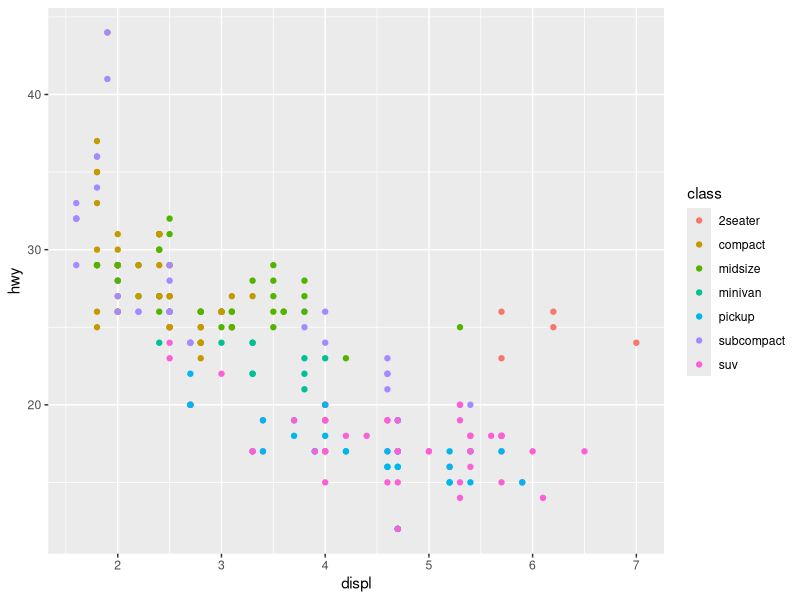
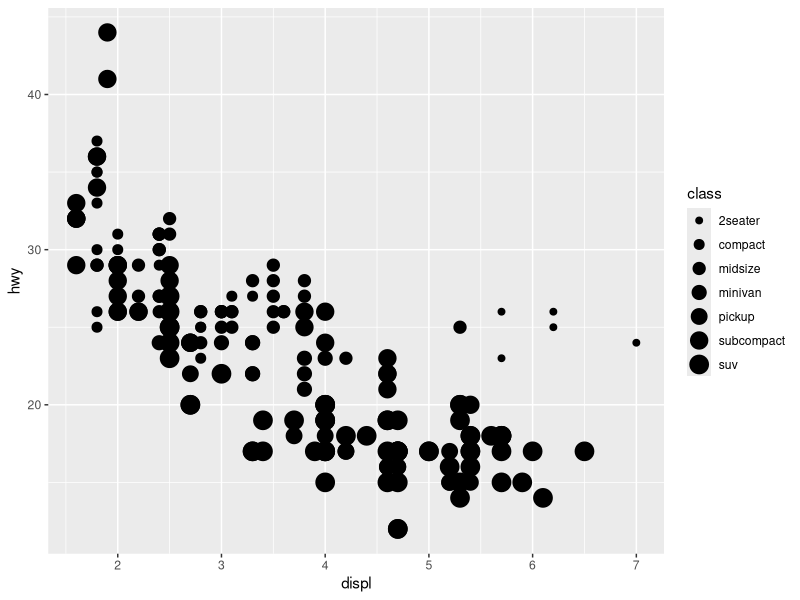
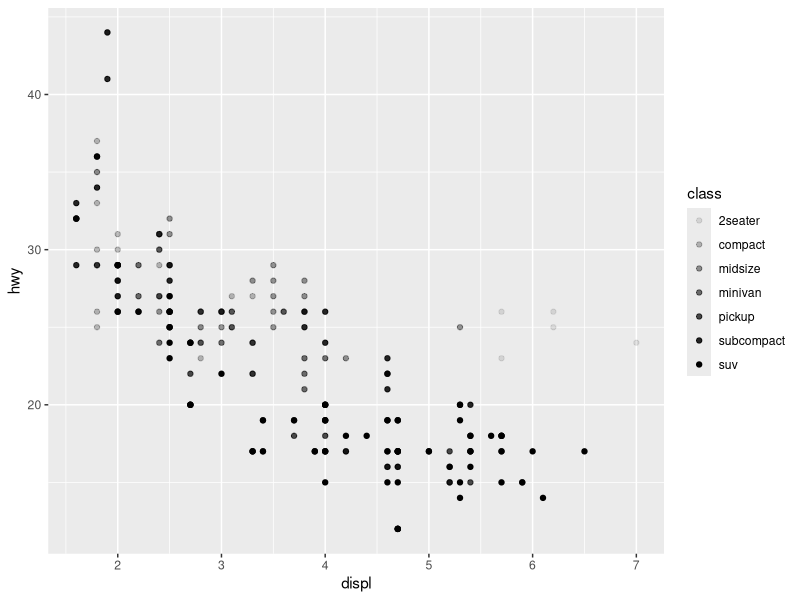
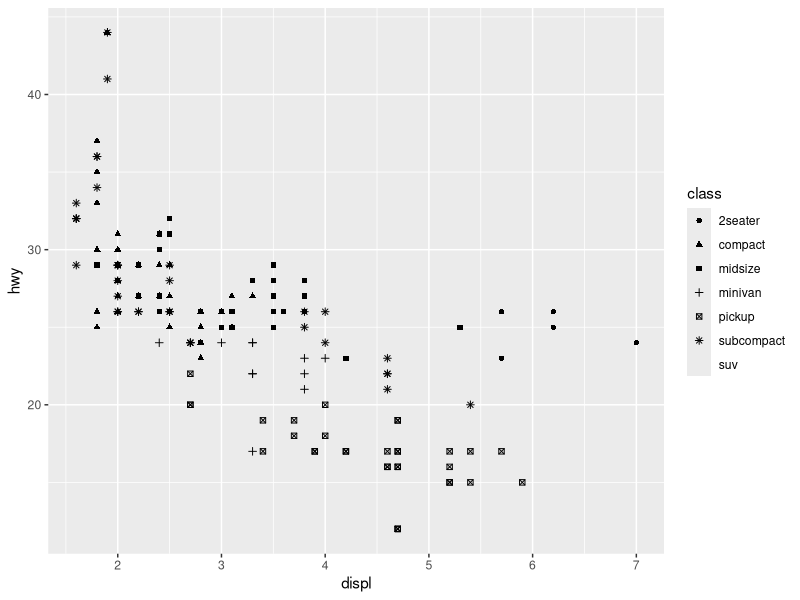
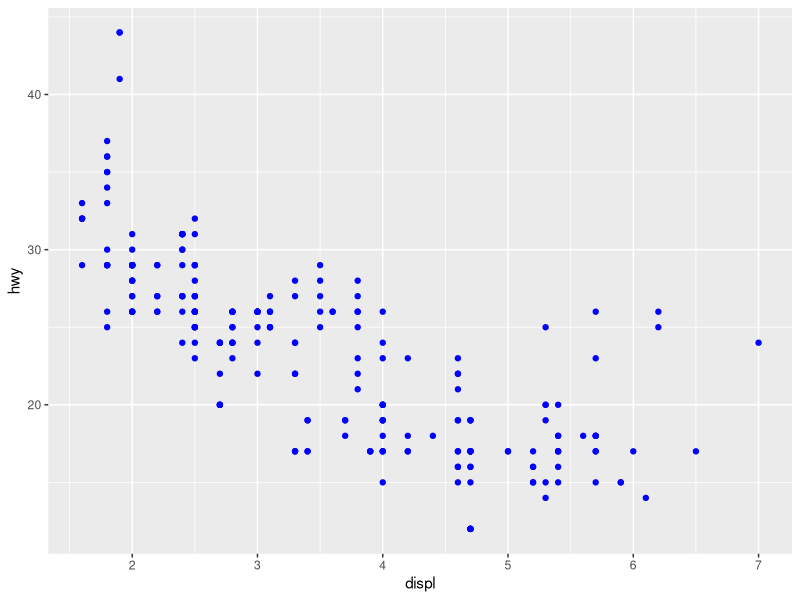
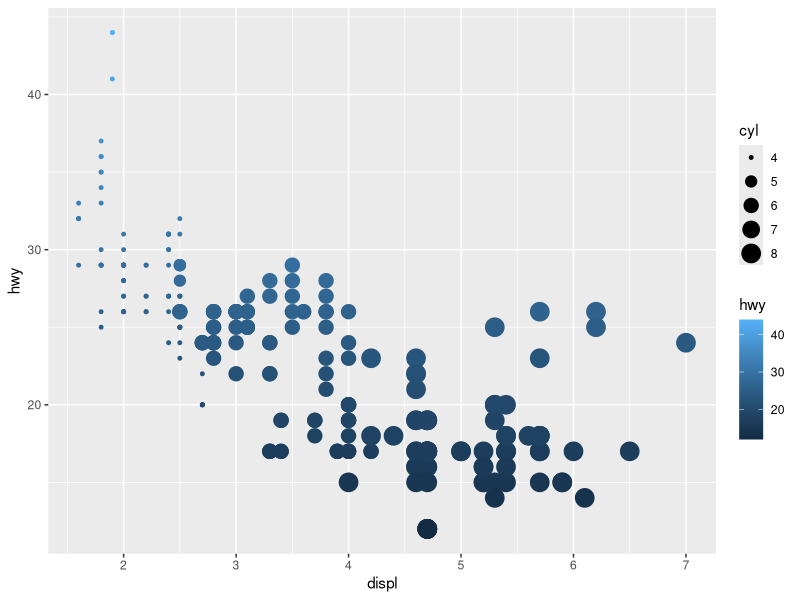
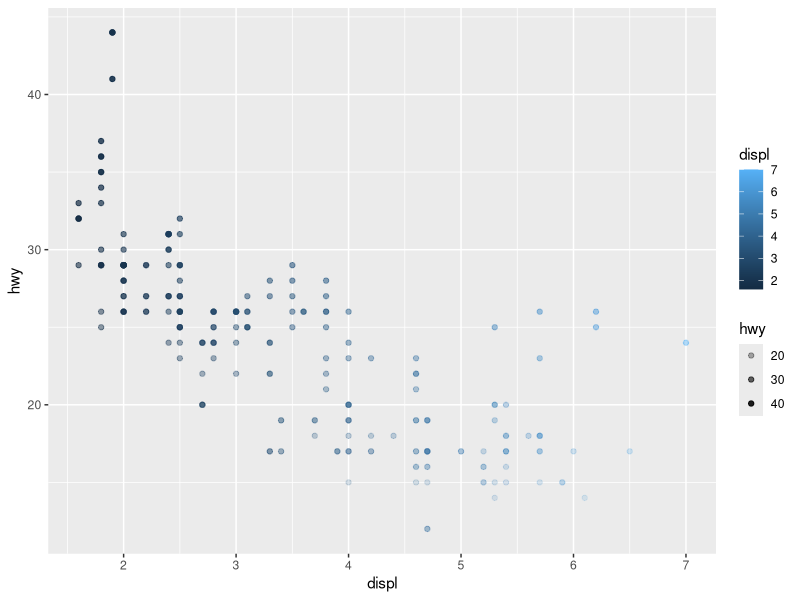
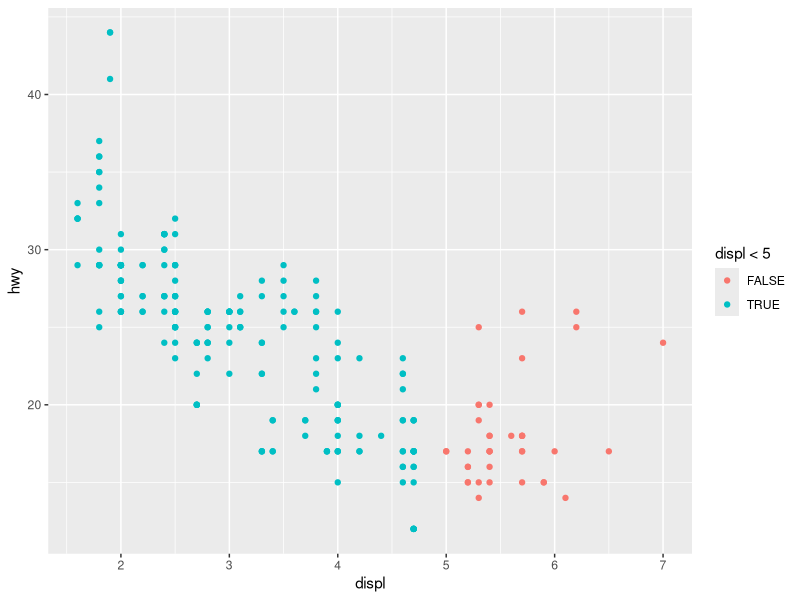

These charts were generated, in order, by the following R code: (Note: this script raises an error after producing the figures.)
# http://r4ds.had.co.nz/data-visualisation.html#aesthetic-mappings

library(tidyverse)

ggplot(data = mpg) +
  geom_point(mapping = aes(x = displ, y = hwy, color = class))

ggplot(data = mpg) +
  geom_point(mapping = aes(x = displ, y = hwy, size = class)) # not advised

ggplot(data = mpg) +
  geom_point(mapping = aes(x = displ, y = hwy, alpha = class))

ggplot(data = mpg) +
  geom_point(mapping = aes(x = displ, y = hwy, shape = class)) # not advised

ggplot(data = mpg) +
  geom_point(mapping = aes(x = displ, y = hwy), color = "blue")

# Exercises
# 3.3.1.1
# The manual color aesthetic should be outside aes()

# 3.3.1.2
?mpg
mpg
# Categorical variables: manufacturer, model, trans, drv, fl, and class
# Continuous variables: displ, year, cyl, cty, and hwy

# 3.3.1.3
ggplot(mpg) +
  geom_point(aes(x = displ, y = hwy, color = hwy, size = cyl))
  # continuous variables get a continuous scale of color or size, doesn't work 
  # with shape

# 3.3.1.4
ggplot(mpg) +
  geom_point(aes(x = displ, y = hwy, color = displ, alpha = hwy)) 
  # produces redundant visuals

# 3.3.1.5
# `stroke` controls the size of the outline for some shapes

# 3.3.1.6
ggplot(mpg) +
  geom_point(aes(x = displ, y = hwy, color = displ < 5)) # the expression tells
  # ggplot how to symbolize the aesthetic, less than 5 are blue

--------------------------------------------------------------------------------
  
# http://r4ds.had.co.nz/data-visualisation.html#facets
  
library(tidyverse)

ggplot(data = mpg) +
  geom_point(mapping = aes(x = displ, y = hwy)) +
  facet_wrap(~ class, nrow = 2)


